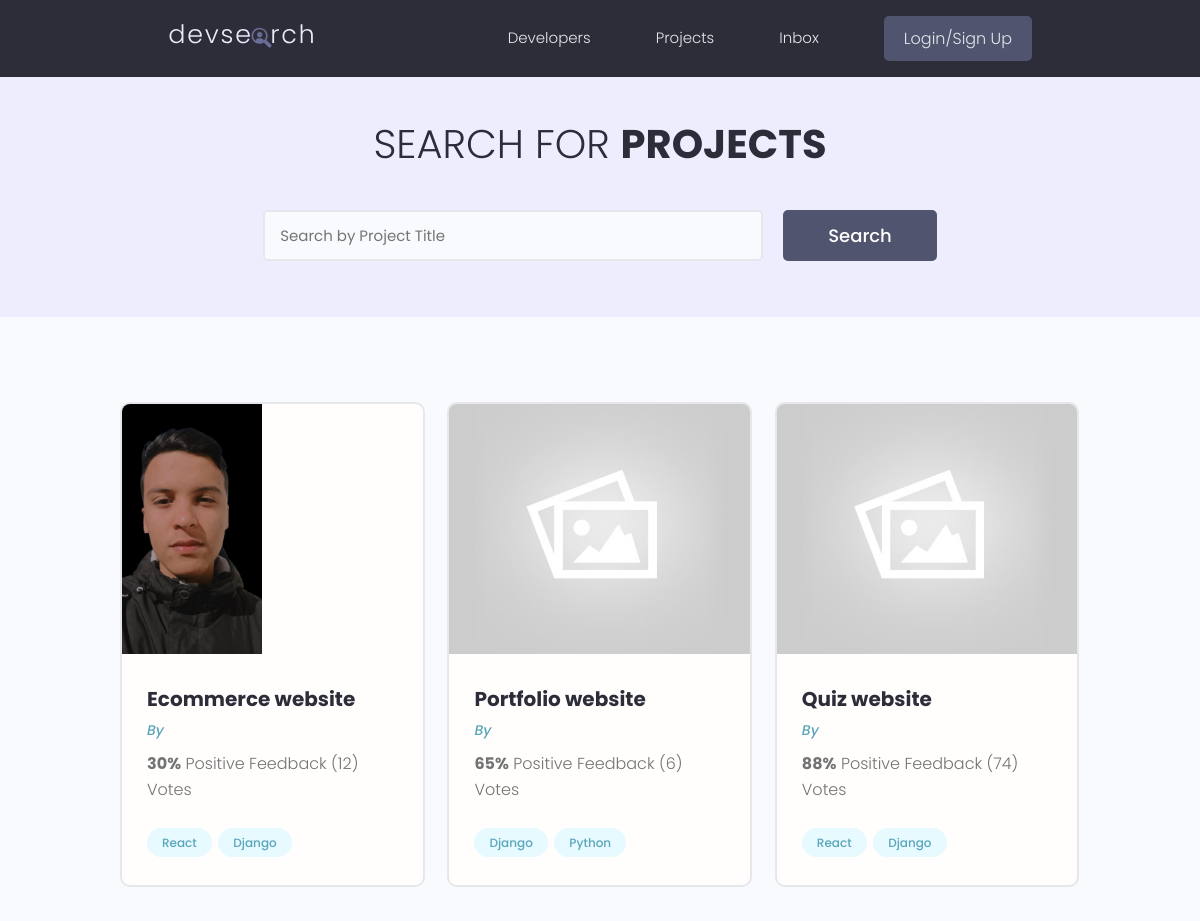
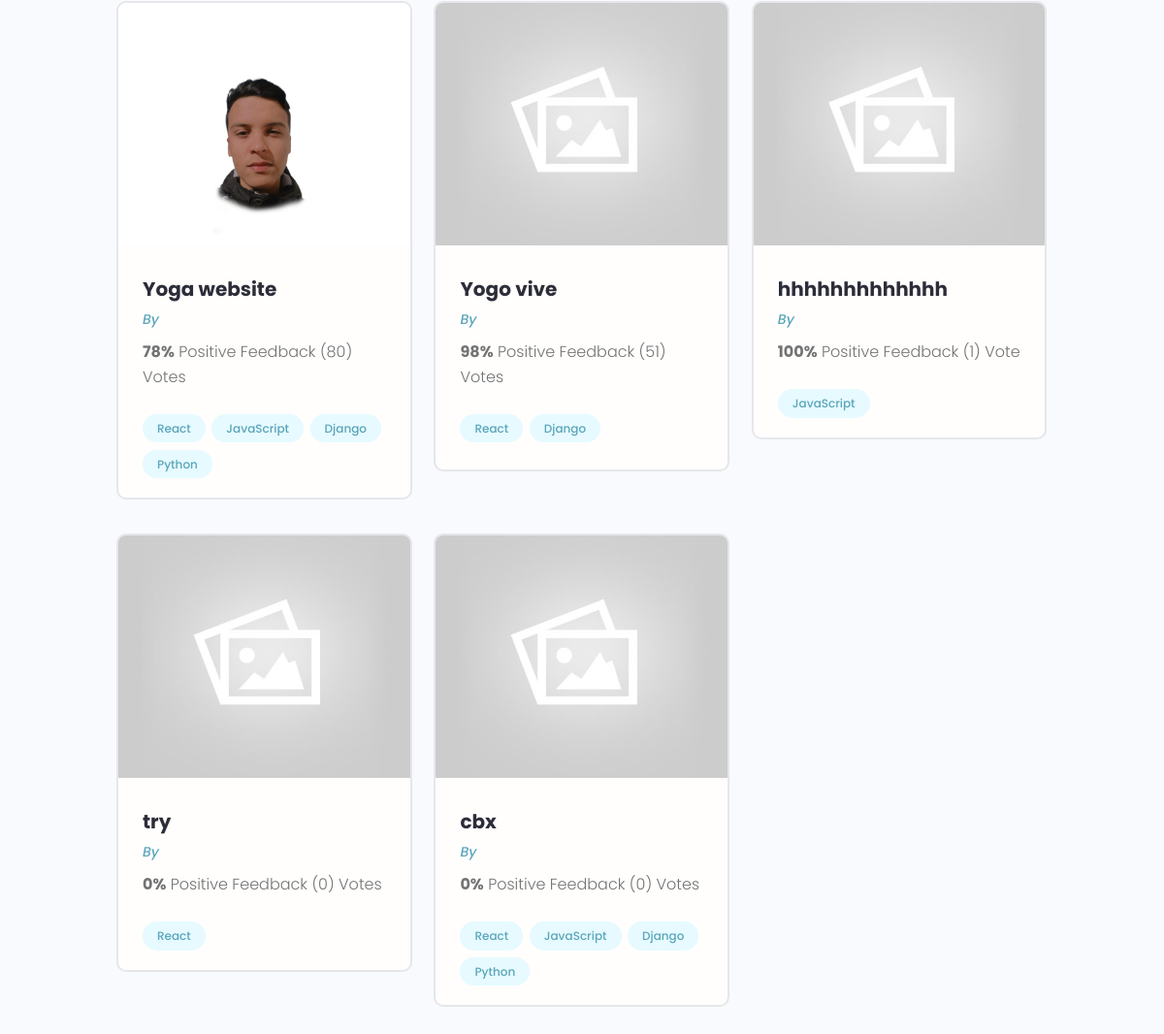
Page /projects/ on the earlier database version (2 pictures, top to bottom).
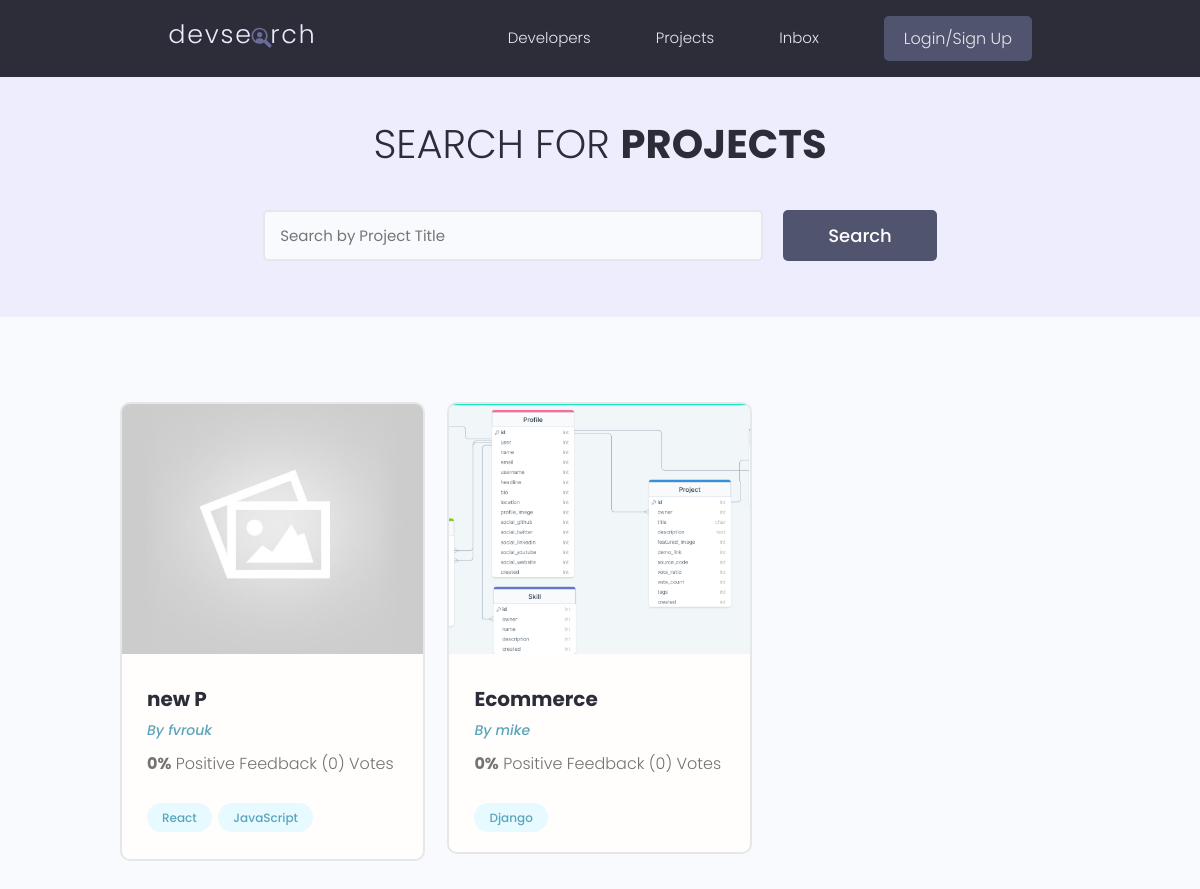
Same page on the later database version.
### projects/models.py (models this page shows, shortened)
class Project(models.Model):
    owner = models.ForeignKey(Profile,null=True,blank=True,on_delete=models.SET_NULL)
    title = models.CharField(max_length=200)
    description = models.TextField(null=True,blank=True)
    featured_image = models.ImageField(null=True,blank=True,default='default.jpg')
    demo_link = models.CharField(max_length=2000, null=True,blank=True)
    source_link = models.CharField(max_length=2000,null=True,blank=True)
    tags = models.ManyToManyField('Tag',blank=True)
    vote_total = models.IntegerField(default=0,null=True,blank=True)
    vote_ratio = models.IntegerField(default=0,null=True,blank=True)
    created = models.DateTimeField(auto_now_add=True)
    id = models.UUIDField(default=uuid.uuid4, unique = True,
                          primary_key=True,editable=False)

class Tag(models.Model):
    name = models.CharField(max_length=200)
    created = models.DateTimeField(auto_now_add=True)
    id = models.UUIDField(default=uuid.uuid4,unique=True,
                          primary_key=True ,editable=False)
    def __str__(self) :
        return self.name

### users/models.py (models this page shows, shortened)
class Profile(models.Model):
    user = models.OneToOneField(User,on_delete=models.CASCADE,null=True,blank=True)
    name = models.CharField(max_length=200,null=True,blank=True)
    email = models.EmailField(max_length=500,null=True,blank=True)
    username = models.CharField(max_length=200,null=True,blank=True)
    location = models.CharField(max_length=200,null=True,blank=True)
    short_intro = models.CharField(max_length=200,null=True,blank=True)
    bio = models.TextField(null=True,blank=True)
    profile_image = models.ImageField(null=True,blank=True,upload_to='profiles/',default="profiles/user-default.png")
    social_github = models.CharField(max_length=200,null=True,blank=True)
    social_twitter = models.CharField(max_length=200,null=True,blank=True)
    social_linkedin = models.CharField(max_length=200,null=True,blank=True)
    social_youtube = models.CharField(max_length=200,null=True,blank=True)
    social_website = models.CharField(max_length=200,null=True,blank=True)
    created = models.DateTimeField(auto_now_add=True)
    id = models.UUIDField(default=uuid.uuid4, unique = True,
                          primary_key=True,editable=False)

### projects/views.py (the view)
# urls.py: path('projects/', include('projects.urls')),
def projects(request):
    projects = Project.objects.all()
    context = {'projects' : projects}
    return render(request, 'projects/projects.html',context)

### projects/templates/projects/projects.html (shortened to what this page needs)
{% extends 'main.html' %}
{% block content %}
<main class="projects">
    <section class="hero-section text-center">
      <div class="container container--narrow">
        <div class="hero-section__box">
          <h2>Search for <span>Projects</span></h2>
        </div>
        <div class="hero-section__search">
          <form class="form" action="#" method="get">
            <div class="form__field">
              <input class="input input--text" id="formInput#search" type="text" name="text"
                placeholder="Search by Project Title" />
            </div>
            <input class="btn btn--sub btn--lg" type="submit" value="Search" />
          </form>
        </div>
      </div>
    </section>
    <section class="projectsList">
      <div class="container">
        <div class="grid grid--three">
            {% for project in projects  %}
          <div class="column">
            <div class="card project">
              <a href="{% url 'project' project.id %}" class="project">
                <img class="project__thumbnail" src="{{project.featured_image.url}}" alt="project thumbnail" />
                <div class="card__body">
                  <h3 class="project__title">{{project.title}}</h3>
                  <p><a class="project__author" href="{% url 'user-profile' project.owner.id %}">By {{project.owner.name}}</a></p>
                  <p class="project--rating">
                    <span style="font-weight: bold;">{{project.vote_ratio}}%</span> Positive
                    Feedback ({{project.vote_total}}) Vote{{project.vote_total|pluralize:"s"}}
                  </p>
                  <div class="project__tags">
                    {% for tag in project.tags.all  %}
                    <span class="tag tag--pill tag--main">
                        <small>{{tag}}</small>
                    </span>
                    {% endfor %}
                  </div>
                </div>
              </a>
            </div>
          </div>
          {% endfor %}
        </div>
      </div>
    </section>
  </main>
{% endblock content %}

### templates/main.html (shortened to what this page needs)
<!DOCTYPE html>
{% load static %}
<html>
    <head>
        <link rel="stylesheet" href="https://cdn.iconmonstr.com/1.3.0/css/iconmonstr-iconic-font.min.css" />
        <link rel="stylesheet" href="{% static 'uikit/styles/uikit.css' %}" />
        <link rel="stylesheet" href="{% static 'styles/app.css' %}" />
    </head>
    <body>
        {% include 'navbar.html' %}
        {% block content %}
        {% endblock content %}
    </body>
</html>

### templates/navbar.html (shortened to what this page needs)
{% load static %}
<header class="header">
    <div class="container container--narrow">
      <a href="{% url 'profiles' %}" class="header__logo">
        <img src="{% static 'images/logo.svg' %}" alt="DevSearch Logo" />
      </a>
      <nav class="header__nav">
        <ul class="header__menu">
          <li class="header__menuItem"><a href="{% url 'profiles' %}">Developers</a></li>
          <li class="header__menuItem"><a href="{% url 'projects' %}">Projects</a></li>
          <li class="header__menuItem"><a href="">Inbox</a></li>
          {% if request.user.is_authenticated %}
            <li class="header__menuItem"><a href="{% url 'create-project' %}">Add project</a></li>
            <li class="header__menuItem"><a href="{% url 'logout' %}" class="btn btn--sub">Log out</a></li>
            {% else %}
            <li class="header__menuItem"><a href="{% url 'login' %}" class="btn btn--sub">Login/Sign Up</a></li>
            {% endif %}
        </ul>
      </nav>
    </div>
  </header>

### static/styles/app.css (style rules this page uses)
:root { --color-sub: #2d2d39; }
.btn--sub { background-color: var(--color-sub-light); }
.card { border: 2px solid var(--color-light); }
img { width: 100%; }
.header { position: sticky; z-index: 111; background-color: var(--color-sub); padding: 1.5rem 0; }
.header > .container { display: flex; justify-content: space-between; align-items: center; }
.header__logo > img { height: 3.8rem; }
.header__nav > ul { display: inline-flex; align-items: center; list-style: none; gap: 6.5rem; }
.header__menuItem > a { color: var(--color-light); font-weight: 300; }
.hero-section { height: 40vh; display: flex; align-items: center; background-color: var(--color-sub); }
.hero-section__box { margin-bottom: 4rem; }
.hero-section__box > h2, .hero-section__box > h2 > span { font-size: 4rem; color: var(--color-light); line-height: 1.3; text-transform: uppercase; }
.hero-section__box > h2 { font-weight: 300; }
.hero-section__box > h2 > span { font-weight: 700; }
.hero-section__search > .form { display: flex; align-items: center; justify-content: center; gap: 2rem; }
.hero-section__search > .form input.input--text { width: 50rem; }
.project__author { font-size: 1.4rem; font-style: italic; }
.project--rating { margin-bottom: 1.6em; margin-top: .5em; }
.projects > .hero-section { background: var(--color-sub-lighter); height: 30vh; }
.projects .hero-section__box { margin-bottom: 2.5rem; }
.projects .hero-section__box > h2 { color: var(--color-sub); }
.projects .hero-section__box > h2 > span { font-weight: 700; color: var(--color-sub); }
.projectsList { margin-top: 8rem; }
.project__thumbnail { height: 25rem; object-fit: cover; object-position: top center; }
.project__title { font-size: 2rem; font-weight: 700; color: var(--color-sub); }

### static/uikit/styles/modules/_variables.css (style rules this page uses)
:root { --color-main: #5aa5b9; --color-main-light: #e6faff; --color-sub: #3f4156; --color-sub-light: #51546e; --color-sub-lighter: #ededfd; --color-text: #737373; --color-gray: #8b8b8b; --color-light: #e5e7eb; --color-light-gray: #767676; --color-bg: #f8fafd; --color-white: #fffefd; --color-white-light: #f3f3f3; --color-success: #359e64; --color-success-bg: #def8e8; --color-error: #fc4b0b; --color-error-bg: #fff2ee; --font-base: 'Poppins', arial, helvetica, 'Segoe UI', roboto, ubuntu, sans-serif; --font-monospace: 'Fira Code', 'Courier New', courier, monospace; --font-regular: 300; --font-medium: 500; --font-bold: 700; --generic-shadow: 1px 1px 5px #00000010; --generic-transition: all 0.3s ease-in-out; }

### static/uikit/styles/modules/_base.css (style rules this page uses)
* { margin: 0; padding: 0; box-sizing: border-box; text-rendering: optimizeLegibility; color: inherit; font-size: inherit; }
html { font-size: 50%; }
@media only screen and (min-width: 480px) { html { font-size: 56.25%; } }
@media only screen and (min-width: 1200px) { html { font-size: 62.5%; } }
body { line-height: 1.6; font-weight: 400; font-size: 1.5rem; color: var(--color-text); background-color: var(--color-bg); min-height: 100vh; }

### static/uikit/styles/modules/_typography.css (style rules this page uses)
* { font-family: var(--font-base); }
h2 { font-size: 3.6rem; font-weight: var(--font-bold); }
h3 { font-size: 3.2rem; font-weight: var(--font-medium); }
p, span, strong { font-size: 1.6rem; color: var(--color-text); font-weight: var(--font-regular); }
a { padding-bottom: 2px; text-decoration: none; display: inline-block; color: var(--color-main); font-weight: var(--font-medium); }

### static/uikit/styles/modules/_utilities.css (style rules this page uses)
.container { width: 92%; max-width: 165rem; margin: 0 auto; box-sizing: border-box; }
.container--narrow { width: 92%; max-width: 120rem; }
@media screen and (min-width: 1000px) { .container { width: 90%; } }
@media screen and (min-width: 1000px) { .container--narrow { width: 85%; } }
@media screen and (min-width: 1200px) { .container { width: 80%; } }
@media screen and (min-width: 1200px) { .container--narrow { width: 72%; } }
.text-center { text-align: center; }

### static/uikit/styles/modules/_button.css (style rules this page uses)
.btn { display: inline-block; position: relative; cursor: pointer; background-color: var(--color-light); font-weight: var(--font-medium); color: var(--color-sub); text-decoration: none; padding: 1rem 2rem; border-radius: 0.5rem; border: none; width: -webkit-fit-content; width: -moz-fit-content; width: fit-content; height: -webkit-fit-content; height: -moz-fit-content; height: fit-content; font-size: 1.6rem; outline-width: 0; outline-color: transparent; -webkit-backface-visibility: hidden; backface-visibility: hidden; transition: all 0.3s ease-in-out; }
.btn--sub { background-color: var(--color-sub); color: var(--color-white); }
.btn--lg { font-size: 1.8rem; padding: 1.2rem 4.5rem; }

Differences in the rows shown:
removed Project: featured_image (picture), title "Ecommerce website", vote_ratio "30", vote_total "12", Tag (name "React"), Tag (name "Django")
removed Project: featured_image (placeholder picture), title "Portfolio website", vote_ratio "65", vote_total "6", Tag (name "Django")
no longer on this page (row unchanged): Tag: name "Python"
removed Project: featured_image (placeholder picture), title "Quiz website", vote_ratio "88", vote_total "74", Tag (name "React"), Tag (name "Django")
removed Project: featured_image (picture), title "Yoga website", vote_ratio "78", vote_total "80", Tag (name "React"), Tag (name "JavaScript"), Tag (name "Django")
removed Project: featured_image (placeholder picture), title "Yogo vive", vote_ratio "98", vote_total "51", Tag (name "React"), Tag (name "Django")
removed Project: featured_image (placeholder picture), title "hhhhhhhhhhhhh", vote_ratio "100", vote_total "1", Tag (name "JavaScript")
removed Project: featured_image (placeholder picture), title "try", vote_ratio "0", vote_total "0", Tag (name "React")
removed Project: featured_image (placeholder picture), title "cbx", vote_ratio "0", vote_total "0", Tag (name "React"), Tag (name "JavaScript"), Tag (name "Django")
added Project: featured_image (placeholder picture), title "new P", owner.name "fvrouk", vote_ratio "0", vote_total "0", Tag (name "React"), Tag (name "JavaScript")
added Project: featured_image (picture), title "Ecommerce", owner.name "mike", vote_ratio "0", vote_total "0", Tag (name "Django")
